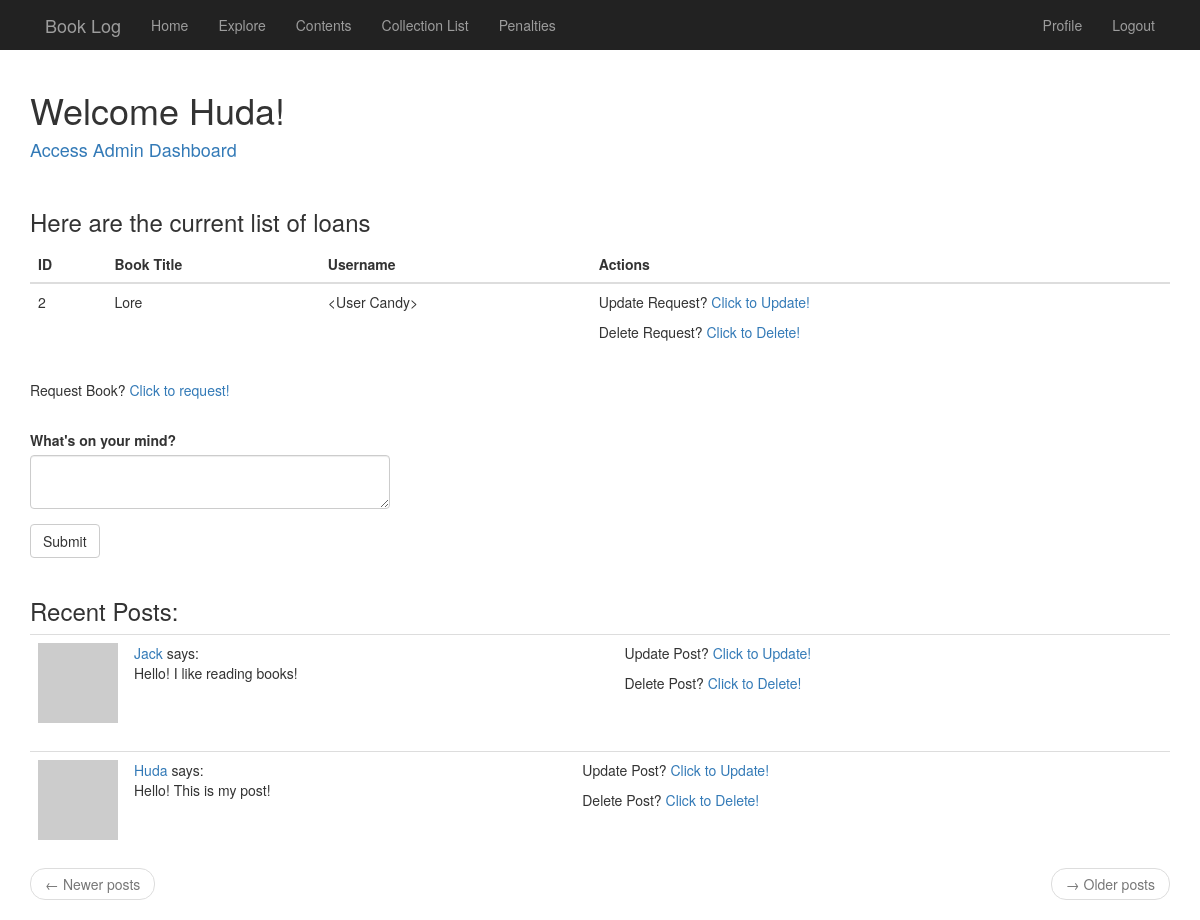
Screenshot of /home (signed in) with the database file from the repository.
### app/models.py (models this page shows, shortened)
class User(UserMixin, db.Model):
    id = db.Column(db.Integer, primary_key=True)
    username = db.Column(db.String(64), index=True, unique=True)
    email = db.Column(db.String(120), index=True, unique=True)
    password_hash = db.Column(db.String(128))
    about_me = db.Column(db.String(140))
    last_seen = db.Column(db.DateTime, default=datetime.utcnow)
    is_admin = db.Column(db.Boolean, default=False, index=True)
    posts = db.relationship('Post', backref='author', lazy='dynamic')
    borrows = db.relationship('Borrow', backref='user', lazy='dynamic')
    followed = db.relationship('User',
    secondary=followers,
    primaryjoin=(followers.c.follower_id == id),
    secondaryjoin=(followers.c.followed_id == id),
    backref=db.backref('followers', lazy='dynamic'), lazy='dynamic')
    def avatar(self, size):
        digest = md5(self.email.lower().encode('utf-8')).hexdigest()
        return 'https://www.gravatar.com/avatar/{}?d=identicon&s={}'.format(digest, size)
    def followed_posts(self):
        followed = Post.query.join(
            followers, (followers.c.followed_id == Post.user_id)).filter(followers.c.follower_id == self.id)
        own = Post.query.filter_by(user_id=self.id)
        return followed.union(own).order_by(Post.timestamp.desc())
    def __repr__(self):
        return '<User {}>'.format(self.username)

class Borrow(db.Model):
    id = db.Column(db.Integer, primary_key=True)
    book = db.Column(db.String(64), index=True)
    user_id = db.Column(db.Integer, db.ForeignKey('user.id'))

class Post(db.Model):
    id = db.Column(db.Integer, primary_key=True)
    body = db.Column(db.Text)
    timestamp = db.Column(db.DateTime, index=True, default=datetime.utcnow)
    user_id = db.Column(db.Integer, db.ForeignKey('user.id'))

### app/routes.py (the view)
@app.route('/', methods=['GET','POST'])
@app.route('/home', methods=['GET','POST'])
@login_required
def home():
    borrows = Borrow.query.all()
    form = PostForm()
    if form.validate_on_submit():
        post = Post(body=form.post.data, author=current_user)
        db.session.add(post)
        db.session.commit()
        flash('Your post is now live!')
        return redirect(url_for('home'))
    page = request.args.get('page', 1, type=int)
    posts = current_user.followed_posts().paginate(page, app.config['POSTS_PER_PAGE'], False)
    next_url = url_for('home', page=posts.next_num) if posts.has_next else None
    prev_url = url_for('home', page=posts.prev_num) if posts.has_prev else None
    return render_template('home.html', title='Home Page', form=form, posts=posts.items, next_url=next_url, prev_url=prev_url, borrows=borrows)

### app/forms.py
class PostForm(FlaskForm):
    post = TextAreaField('What\'s on your mind?', validators=[DataRequired(), Length(min=1, max=140)])
    submit = SubmitField('Submit')

### app/models.py (called while the page is built)
@login.user_loader
def load_user(id):
    return User.query.get(int(id))

### app/routes.py (called while the page is built)
@app.before_request
def before_request():
    if current_user.is_authenticated:
        current_user.last_seen = datetime.utcnow()
        db.session.commit()

### app/templates/home.html
{% extends "base.html" %}
{% import 'bootstrap/wtf.html' as wtf %}
{% block app_content %}
    <h1>Welcome {{current_user.username}}! </h1>
    {%if current_user.is_admin%}
        <h4><a href="{{url_for('admin')}}">Access Admin Dashboard </a></h4>
    {%endif%}
    <br>
    <div id="Borrow Table">
        <h3>Here are the current list of loans</h3>
            <div>{% include '_borrow.html' %}</div>
        <p>Request Book? <a href="{{url_for('borrow')}}"> Click to request!</a></p>
    </div>
    <br>
    {% if form %}
    <div class="row">
		<div class="col-md-4">
			{{ wtf.quick_form(form) }}
		</div>
	</div>
    {% endif %}
<br>
    <div class="posts">
        <h3>Recent Posts:</h3>
        {% for post in posts %}
            <div>{% include '_post.html' %}</div>
        {% endfor %}
    <nav aria-label="...">
        <ul class="pager">
            <li class="previous{% if not prev_url %} disabled{% endif %}">
                <a href="{{ prev_url or '#' }}">
                    <span aria-hidden="true">&larr;</span> Newer posts
                </a>
            </li>
            <li class="next{% if not next_url %} disabled{% endif %}">
                <a href="{{ next_url or '#' }}">
                    <span aria-hidden="true">&rarr;</span> Older posts
                </a>
            </li>
        </ul>
    </nav>
    </div>
{% endblock %}

### app/templates/_borrow.html
<table class="table">
    <thead>
        <tr>
            <th>ID</th>
            <th>Book Title</th>
            <th>Username</th>
            <th>
                {% if current_user.is_admin %}
                Actions
                {% endif %}
            </th>
        </tr>
    </thead>
    <tbody>
        {% for borrow in borrows %}
        <tr>
            <td>{{borrow.id}}</td>
            <td>{{borrow.book}}</td>
            <td>{{borrow.user}}</td>
            <td>
                {% if current_user.is_admin %}
                <p>Update Request? <a href="{{url_for('edit_borrow', id=borrow.id)}}"> Click to Update!</a></p>
                <p>Delete Request? <a href="{{url_for('delete_borrow', id=borrow.id)}}"> Click to Delete!</a></p>
                {% endif %}
            </td>
        </tr>
        {% endfor %}
    </tbody>
</table>

### app/templates/_post.html
<table class="table table-hover">
    <tr>
        <td width="70px">
            <a href="{{ url_for('user', username=post.author.username)}}">
                <img src="{{ post.author.avatar(70) }}"/>
            </a>
        </td>
        <td>
            <a href="{{ url_for('user',username=post.author.username) }}"> {{ post.author.username }}</a>
            says: <br>
            {{ post.body }}
        </td>
        <td>
            {% if post.author == current_user %}
            <p>Update Post? <a href="{{url_for('update_posts', id=post.id)}}"> Click to Update!</a></p>
            <p>Delete Post? <a href="{{url_for('delete_posts', id=post.id)}}"> Click to Delete!</a></p>
            {% elif current_user.is_admin %}
            <p>Update Post? <a href="{{url_for('update_posts', id=post.id)}}"> Click to Update!</a></p>
            <p>Delete Post? <a href="{{url_for('delete_posts', id=post.id)}}"> Click to Delete!</a></p>
            {% endif %}
        </td>
    </tr>
</table>

### rows the page displays
User: username "Huda"
Borrow: id "2", book "Lore", user "<User Candy>"
Post: author.username "Jack", body "Hello! I like reading books!"
Post: author.username "Huda", body "Hello! This is my post!"
